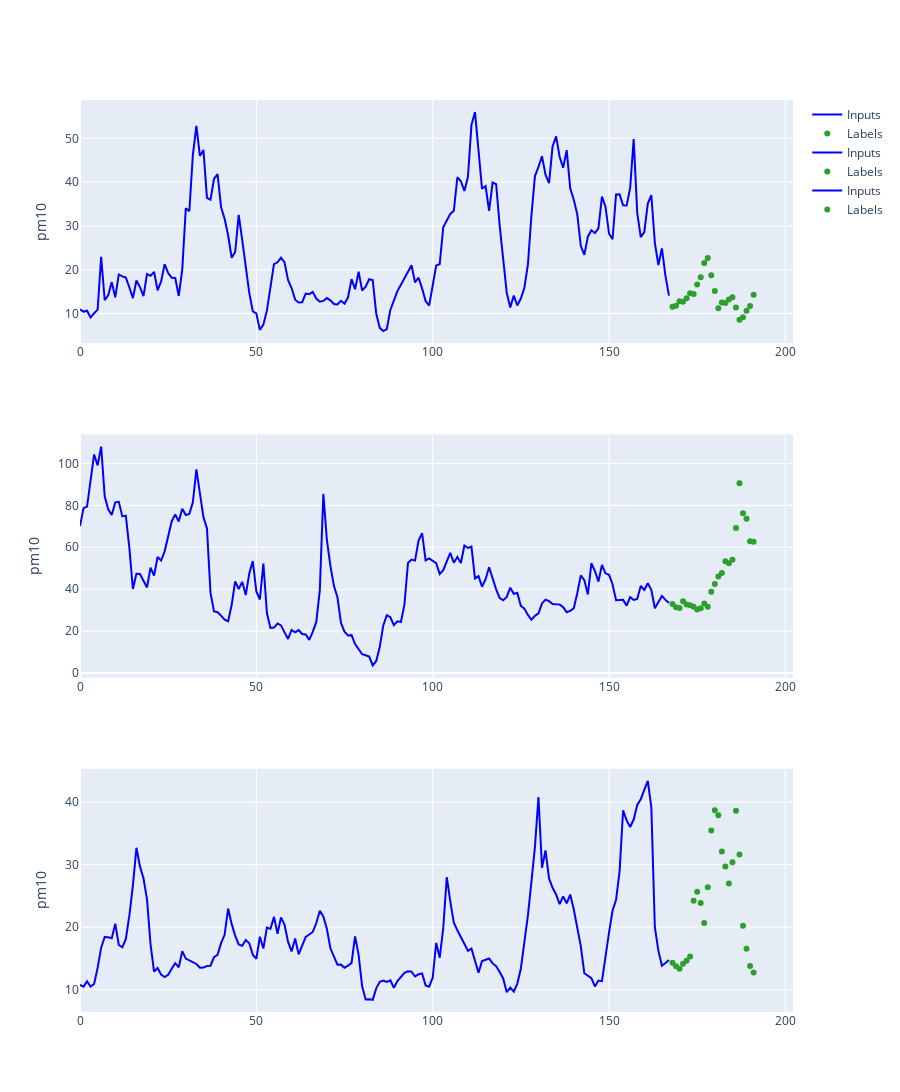

The notebook cell this image was saved under:
### Code cell
windowGenerator.plot(plot_col="pm10")

### Figure 1 — Plotly figure (JSON) as saved in the notebook; plotly's stock layout.template omitted (floating-point values rounded to 4 significant figures; data arrays with more than 128 entries replaced by an {"elided": "..."} marker saying what was removed)
{"data": [{"marker": {"color": "blue"}, "name": "Inputs", "type": "scatter", "x": {"elided": "168 int values"}, "xaxis": "x", "y": {"elided": "168 float values"}, "yaxis": "y"}, {"marker": {"color": "#2ca02c"}, "mode": "markers", "name": "Labels", "type": "scatter", "x": [168, 169, 170, 171, 172, 173, 174, 175, 176, 177, 178, 179, 180, 181, 182, 183, 184, 185, 186, 187, 188, 189, 190, 191], "xaxis": "x", "y": [11.51, 11.73, 12.75, 12.66, 13.44, 14.62, 14.46, 16.62, 18.27, 21.51, 22.68, 18.72, 15.12, 11.19, 12.51, 12.41, 13.16, 13.7, 11.38, 8.537, 9.114, 10.61, 11.68, 14.29], "yaxis": "y"}, {"marker": {"color": "blue"}, "name": "Inputs", "type": "scatter", "x": {"elided": "168 int values"}, "xaxis": "x2", "y": {"elided": "168 float values"}, "yaxis": "y2"}, {"marker": {"color": "#2ca02c"}, "mode": "markers", "name": "Labels", "type": "scatter", "x": [168, 169, 170, 171, 172, 173, 174, 175, 176, 177, 178, 179, 180, 181, 182, 183, 184, 185, 186, 187, 188, 189, 190, 191], "xaxis": "x2", "y": [32.88, 31.37, 31.06, 34.24, 32.7, 32.37, 31.61, 30.29, 30.87, 33.14, 31.6, 38.72, 42.49, 46.03, 47.72, 53.31, 52.4, 54.09, 69.15, 90.56, 76.22, 73.62, 62.88, 62.66], "yaxis": "y2"}, {"marker": {"color": "blue"}, "name": "Inputs", "type": "scatter", "x": {"elided": "168 int values"}, "xaxis": "x3", "y": {"elided": "168 float values"}, "yaxis": "y3"}, {"marker": {"color": "#2ca02c"}, "mode": "markers", "name": "Labels", "type": "scatter", "x": [168, 169, 170, 171, 172, 173, 174, 175, 176, 177, 178, 179, 180, 181, 182, 183, 184, 185, 186, 187, 188, 189, 190, 191], "xaxis": "x3", "y": [14.29, 13.75, 13.33, 14.13, 14.6, 15.3, 24.19, 25.66, 23.85, 20.65, 26.37, 35.42, 38.68, 37.86, 32.09, 29.68, 26.95, 30.34, 38.61, 31.59, 20.22, 16.52, 13.8, 12.73], "yaxis": "y3"}], "layout": {"height": 1200, "xaxis": {"anchor": "y", "domain": [0, 1]}, "xaxis2": {"anchor": "y2", "domain": [0, 1]}, "xaxis3": {"anchor": "y3", "domain": [0, 1]}, "yaxis": {"anchor": "x", "domain": [0.7333, 1], "title": {"text": "pm10"}}, "yaxis2": {"anchor": "x2", "domain": [0.3667, 0.6333], "title": {"text": "pm10"}}, "yaxis3": {"anchor": "x3", "domain": [0, 0.2667], "title": {"text": "pm10"}}}}
